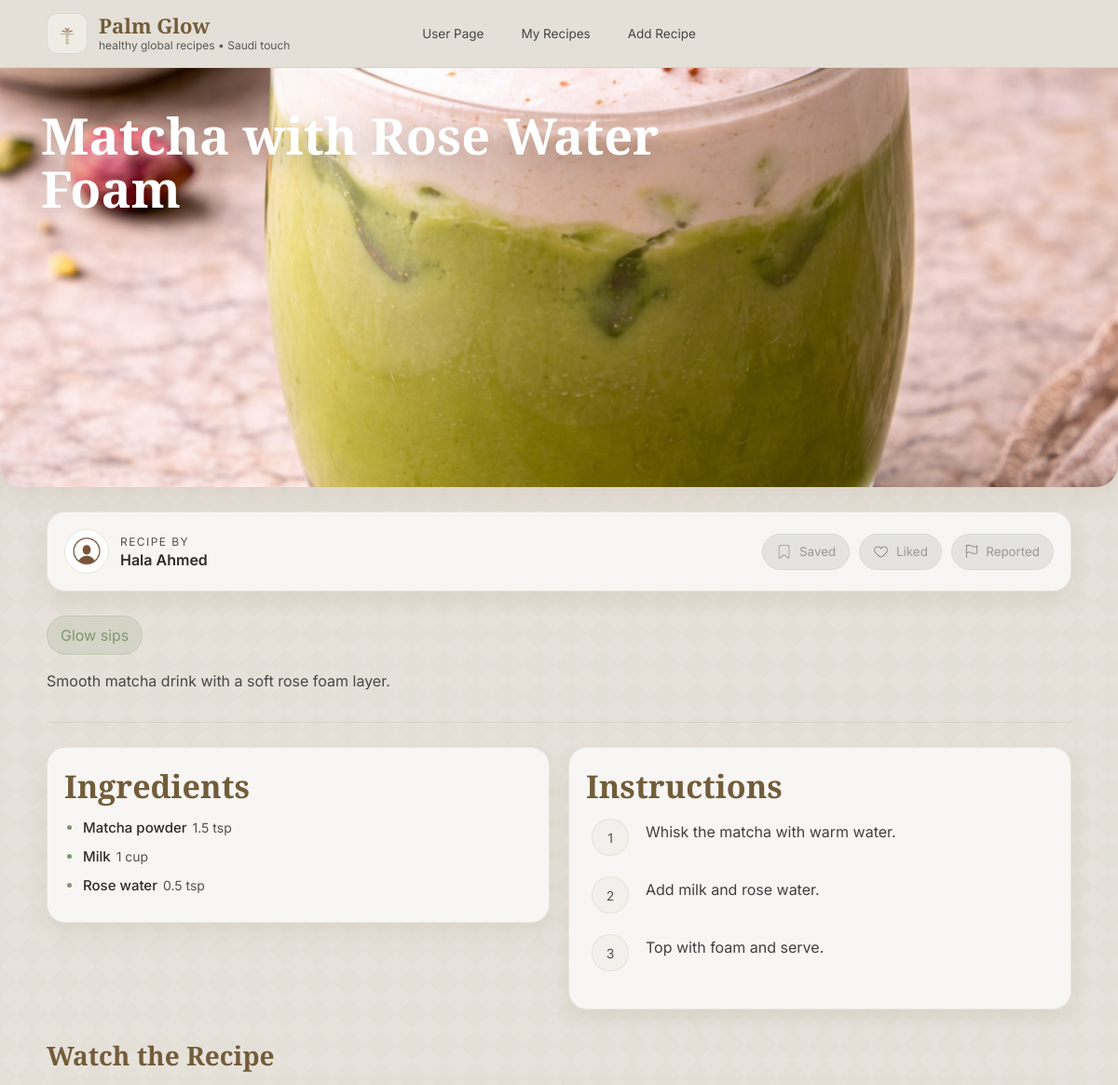
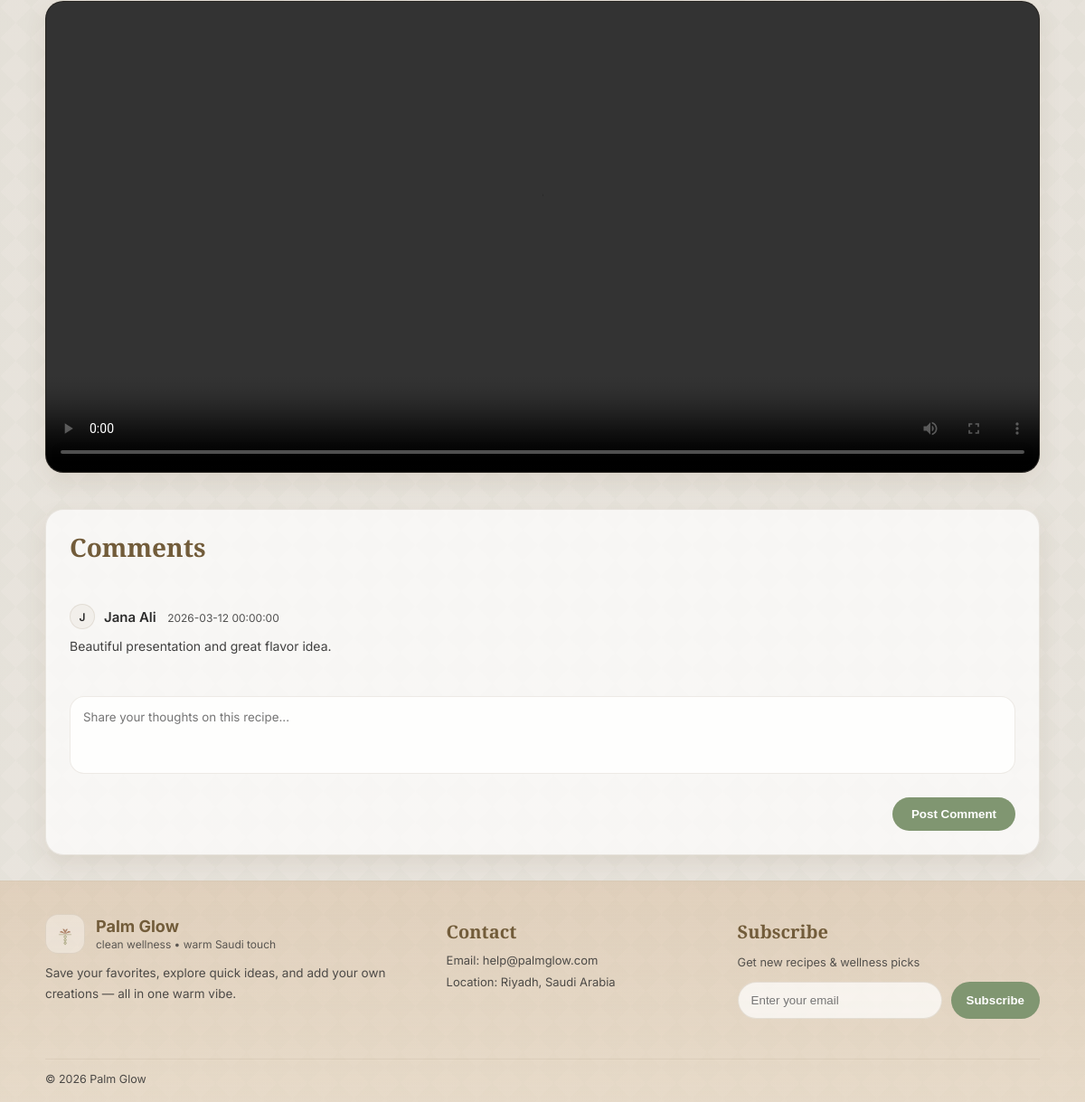
/view_recipe.php?id=3 (signed in), run on the app's committed database (2 pictures, top to bottom).
### tables this page shows
CREATE TABLE `recipe` (
  `id` int(11) NOT NULL,
  `userID` int(11) NOT NULL,
  `categoryID` int(11) NOT NULL,
  `NAME` varchar(255) NOT NULL,
  `description` text NOT NULL,
  `photoFileName` varchar(255) NOT NULL,
  `videoFilePath` varchar(255) DEFAULT NULL
);

CREATE TABLE `user` (
  `id` int(11) NOT NULL,
  `userType` enum('user','admin') NOT NULL,
  `firstName` varchar(100) NOT NULL,
  `lastName` varchar(100) NOT NULL,
  `emailAddress` varchar(255) NOT NULL,
  `PASSWORD` varchar(255) NOT NULL,
  `photoFileName` varchar(255) NOT NULL
);

CREATE TABLE `recipecategory` (
  `id` int(11) NOT NULL,
  `categoryName` varchar(100) NOT NULL
);

CREATE TABLE `ingredients` (
  `id` int(11) NOT NULL,
  `recipeID` int(11) NOT NULL,
  `ingredientName` varchar(255) NOT NULL,
  `ingredientQuantity` varchar(255) NOT NULL
);

CREATE TABLE `instructions` (
  `id` int(11) NOT NULL,
  `recipeID` int(11) NOT NULL,
  `step` text NOT NULL,
  `stepOrder` int(11) NOT NULL
);

CREATE TABLE `comment` (
  `id` int(11) NOT NULL,
  `recipeID` int(11) NOT NULL,
  `userID` int(11) NOT NULL,
  `COMMENT` text NOT NULL,
  `DATE` datetime NOT NULL DEFAULT CURRENT_TIMESTAMP
);

### view_recipe.php (the view, shortened to what this page needs)
<?php
include 'db_connection.php';
$recipeID = $_GET['id'];
$userID = $_SESSION['userID'];
$userType = $_SESSION['userType'];
$sqlRecipe = "SELECT Recipe.id, Recipe.userID, Recipe.categoryID,
                     Recipe.NAME AS recipeName,
                     Recipe.description,
                     Recipe.photoFileName,
                     Recipe.videoFilePath,
                     User.firstName, User.lastName,
                     User.photoFileName AS userPhoto,
                     RecipeCategory.categoryName
              FROM Recipe
              JOIN User ON Recipe.userID = User.id
              JOIN RecipeCategory ON Recipe.categoryID = RecipeCategory.id
              WHERE Recipe.id = ?";
$stmtRecipe = $conn->prepare($sqlRecipe);
$stmtRecipe->bind_param("i", $recipeID);
$stmtRecipe->execute();
$resultRecipe = $stmtRecipe->get_result();
$recipe = $resultRecipe->fetch_assoc();
$sqlIngredients = "SELECT * FROM Ingredients WHERE recipeID = ?";
$stmtIngredients = $conn->prepare($sqlIngredients);
$stmtIngredients->bind_param("i", $recipeID);
$stmtIngredients->execute();
$resultIngredients = $stmtIngredients->get_result();
$sqlInstructions = "SELECT * FROM Instructions WHERE recipeID = ? ORDER BY stepOrder ASC";
$stmtInstructions = $conn->prepare($sqlInstructions);
$stmtInstructions->bind_param("i", $recipeID);
$stmtInstructions->execute();
$resultInstructions = $stmtInstructions->get_result();
$sqlComments = "SELECT Comment.id, Comment.recipeID, Comment.userID,
                       Comment.COMMENT AS userComment,
                       Comment.DATE AS commentDate,
                       User.firstName, User.lastName
                FROM Comment
                JOIN User ON Comment.userID = User.id
                WHERE Comment.recipeID = ?
                ORDER BY Comment.DATE DESC";
$stmtComments = $conn->prepare($sqlComments);
$stmtComments->bind_param("i", $recipeID);
$stmtComments->execute();
$resultComments = $stmtComments->get_result();
$isCreator = ($recipe['userID'] == $userID);
$isAdmin = ($userType == 'admin');
$alreadyLiked = false;
$alreadyFavourite = false;
$alreadyReported = false;
if (!$isCreator && !$isAdmin) {
    $sqlLike = "SELECT * FROM Likes WHERE userID = ? AND recipeID = ?";
    $stmtLike = $conn->prepare($sqlLike);
    $stmtLike->bind_param("ii", $userID, $recipeID);
    $stmtLike->execute();
    $resultLike = $stmtLike->get_result();
    if ($resultLike->num_rows > 0) {
        $alreadyLiked = true;
    }
    $sqlFavourite = "SELECT * FROM Favourites WHERE userID = ? AND recipeID = ?";
    $stmtFavourite = $conn->prepare($sqlFavourite);
    $stmtFavourite->bind_param("ii", $userID, $recipeID);
    $stmtFavourite->execute();
    $resultFavourite = $stmtFavourite->get_result();
    if ($resultFavourite->num_rows > 0) {
        $alreadyFavourite = true;
    }
    $sqlReport = "SELECT * FROM Report WHERE userID = ? AND recipeID = ?";
    $stmtReport = $conn->prepare($sqlReport);
    $stmtReport->bind_param("ii", $userID, $recipeID);
    $stmtReport->execute();
    $resultReport = $stmtReport->get_result();
    if ($resultReport->num_rows > 0) {
        $alreadyReported = true;
    }
}
?>
<!DOCTYPE html>
<html lang="en">
<head>
</head>
<body>
  <header>
    <div class="container nav-wrap">
      <a class="brand" href="index.php">
        <img src="images/palmLogo.png" alt="Palm Glow Logo">
        <div>
          <div class="name">Palm Glow</div>
          <div class="tag">healthy global recipes • Saudi touch</div>
        </div>
      </a>
      <nav>
        <a class="nav-link" href="user.php">User Page</a>
        <a class="nav-link" href="myRecipes.php">My Recipes</a>
        <a class="nav-link" href="addRecipe.php">Add Recipe</a>
      </nav>
    </div>
  </header>
  <section class="viewRecipe_header">
    <img class="viewRecipe_headerImg" src="images/<?php echo $recipe['photoFileName']; ?>" alt="Recipe cover">
    <div class="viewRecipe_headerTitle">
      <h1><?php echo $recipe['recipeName']; ?></h1>
    </div>
  </section>
  <main>
    <section class="viewRecipe_metaCard">
      <div class="viewRecipe_author">
        <img class="viewRecipe_avatar" src="images/<?php echo $recipe['userPhoto']; ?>" alt="Author">
        <div>
          <small>Recipe by</small>
          <strong><?php echo $recipe['firstName'] . " " . $recipe['lastName']; ?></strong>
        </div>
      </div>
      <?php if (!$isCreator && !$isAdmin) { ?>
      <div class="viewRecipe_buttons">
        <?php if ($alreadyFavourite) { ?>
        <button class="viewRecipe_btn" type="button" disabled>
          <span class="viewRecipe_icon"><img src="images/ribbon.png" alt="bookmark"></span>
          Saved
        </button>
        <?php } ?>
        <?php if ($alreadyLiked) { ?>
          <button class="viewRecipe_btn" type="button" disabled>
            <span class="viewRecipe_icon"><img src="images/heart2.png" alt="like"></span>
            Liked
          </button>
        <?php } ?>
        <?php if ($alreadyReported) { ?>
          <button class="viewRecipe_btn" type="button" disabled>
            <span class="viewRecipe_icon flag"><img src="images/report.png" alt="report"></span>
            Reported
          </button>
        <?php } ?>
      </div>
      <?php } ?>
    </section>
    <div class="viewRecipe_buttons categories">
      <div class="viewRecipe_btn info"><?php echo $recipe['categoryName']; ?></div>
    </div>
    <p class="viewRecipe_description">
      <?php echo $recipe['description']; ?>
    </p>
    <section class="viewRecipe_2Cards">
      <div class="viewRecipe_metaCard ingredients">
        <h2>Ingredients</h2>
        <ul>
          <?php while ($ingredient = $resultIngredients->fetch_assoc()) { ?>
            <li><?php echo $ingredient['ingredientName']; ?><span><?php echo $ingredient['ingredientQuantity']; ?></span></li>
          <?php } ?>
        </ul>
      </div>
      <div class="viewRecipe_metaCard ingredients instructions">
        <h2>Instructions</h2>
        <ol>
          <?php while ($instruction = $resultInstructions->fetch_assoc()) { ?>
            <li>
              <span class="stepNum"><?php echo $instruction['stepOrder']; ?></span>
              <p><?php echo $instruction['step']; ?></p>
            </li>
          <?php } ?>
        </ol>
      </div>
    </section>
    <?php if (!empty($recipe['videoFilePath'])) { ?>
    <section class="viewRecipe_section">
      <h3>Watch the Recipe</h3>
      <div class="viewRecipe_videoWrap">
        <video controls>
            <source src="videos/<?php echo $recipe['videoFilePath']; ?>" type="video/mp4">        </video>
      </div>
    </section>
    <?php } ?>
    <section class="viewRecipe_section viewRecipe_commentsCard">
      <div class="viewRecipe_commentsHead">
        <h3 id="commentTitle">Comments</h3>
      </div>
      <ul class="viewRecipe_commentList">
        <?php
        if ($resultComments->num_rows > 0) {
            while ($comment = $resultComments->fetch_assoc()) {
                $initial = strtoupper(substr($comment['firstName'], 0, 1));
        ?>
        <li class="viewRecipe_comment">
          <div class="viewRecipe_commentTop">
            <div class="viewRecipe_badge"><?php echo $initial; ?></div>
            <div>
              <b><?php echo $comment['firstName'] . " " . $comment['lastName']; ?></b>
              <small><?php echo $comment['commentDate']; ?></small>
            </div>
          </div>
          <p><?php echo $comment['userComment']; ?></p>
        </li>
        <?php
            }
        } else {
            echo '<li class="viewRecipe_comment"><p>No comments yet.</p></li>';
        }
        ?>
      </ul>
      <form class="viewRecipe_commentForm" action="add_comment.php" method="post">
        <textarea name="comment" placeholder="Share your thoughts on this recipe..." required></textarea>
        <div class="viewRecipe_row">
          <button class="viewRecipe_postBtn" type="submit">Post Comment</button>
        </div>
      </form>
    </section>
  </main>
  <footer class="footer">
    <div class="container footer-grid">
      <div class="footer-about">
        <div class="footer-brand">
          <img src="images/palmLogo.png" alt="Palm Glow Logo">
          <div>
            <b>Palm Glow</b>
            <div class="footer-mini">clean wellness • warm Saudi touch</div>
          </div>
        </div>
        <p class="footer-text">
          Save your favorites, explore quick ideas, and add your own creations — all in one warm vibe.
        </p>
      </div>
      <div class="footer-col">
        <h4>Contact</h4>
        <div class="footer-links">
          <span>Email: help@palmglow.com</span>
          <span>Location: Riyadh, Saudi Arabia</span>
        </div>
      </div>
      <div class="footer-col">
        <h4>Subscribe</h4>
        <p class="footer-text small">Get new recipes & wellness picks</p>
        <form class="subscribe" id="subscribeForm">
          <input type="email" id="subEmail" placeholder="Enter your email" required>
          <button type="submit">Subscribe</button>
        </form>
        <div class="sub-note" id="subNote" aria-live="polite"></div>
      </div>
    </div>
    <div class="container footer-bottom">
      <span>© 2026 Palm Glow</span>
    </div>
  </footer>
</body>
</html>

### data on the page
recipe: photoFileName (picture), NAME "Matcha with Rose Water Foam", userID.photoFileName (placeholder picture), userID.firstName "Hala", userID.lastName "Ahmed", categoryID.categoryName "Glow sips", description "Smooth matcha drink with a soft rose foam layer."
ingredients: ingredientName "Matcha powder", ingredientQuantity "1.5 tsp"
ingredients: ingredientName "Milk", ingredientQuantity "1 cup"
ingredients: ingredientName "Rose water", ingredientQuantity "0.5 tsp"
instructions: stepOrder "1", step "Whisk the matcha with warm water."
instructions: stepOrder "2", step "Add milk and rose water."
instructions: stepOrder "3", step "Top with foam and serve."
comment: userID.firstName "J", userID.firstName "Jana", userID.lastName "Ali", DATE "2026-03-12 00:00:00", COMMENT "Beautiful presentation and great flavor idea."
